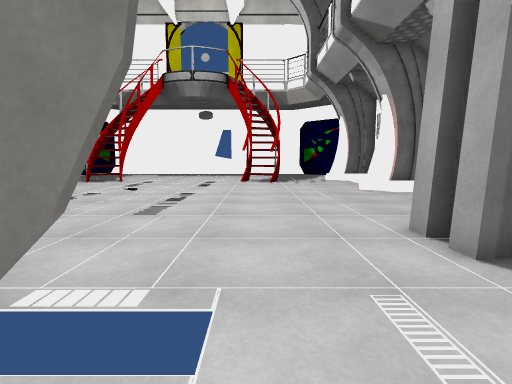
[1] (above)

16 first-person views from a walk through a 3-D level made in the Unity game engine. The camera is 1.2 m above the floor, tilts 6° down and sees 80° across. Doors are open. The floor is counted in squares, 1 m on a side. Each view is taken from the middle of a square. On the plan, view 1 faces up. The plan holds only what a view shows up to about 13 squares ahead; the rest is blank. The place goes on beyond the plan. The player is left out. Surface patterns are stand-ins for the level's own textures.

[2]
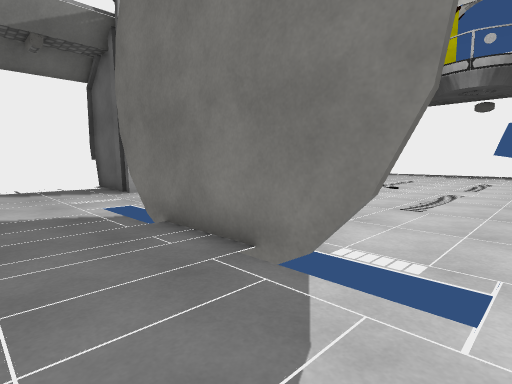

[3]
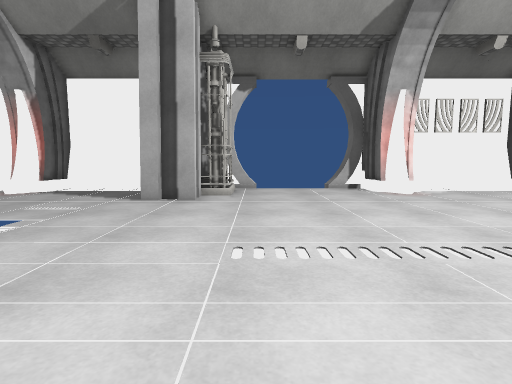

[4]
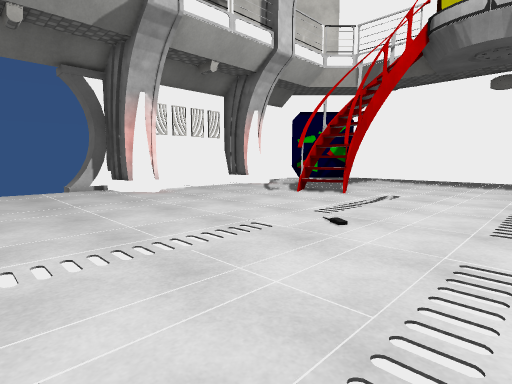

[5]
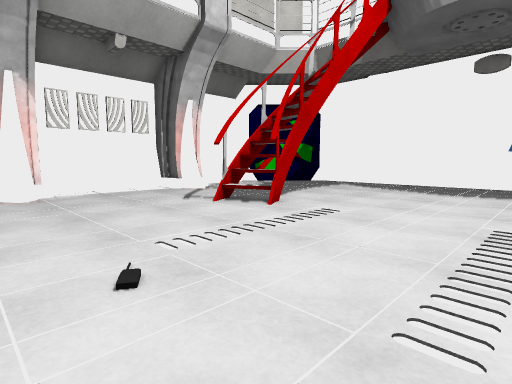

[6]
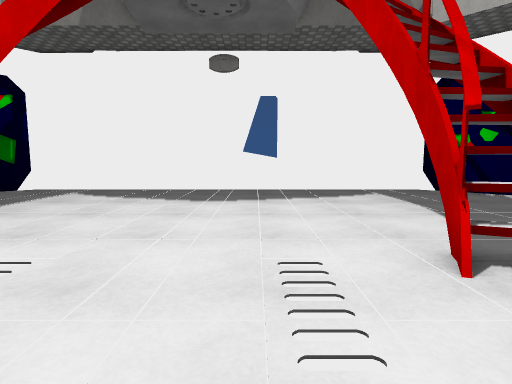

[7]
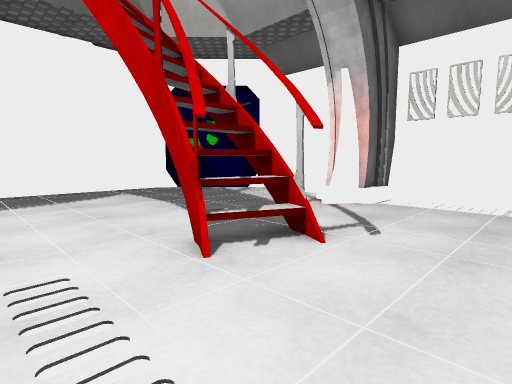

[8]
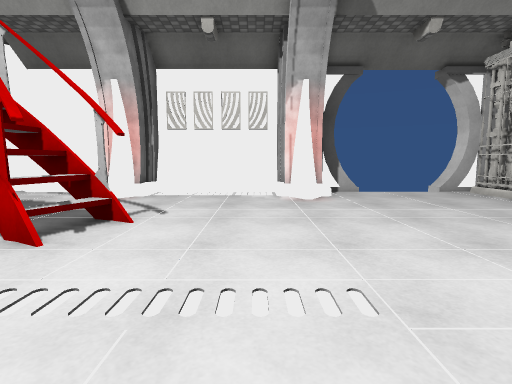

[9]
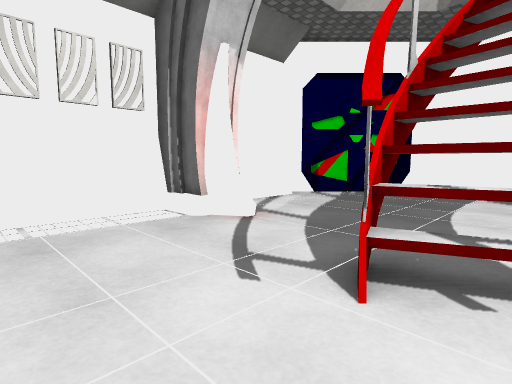

[10]
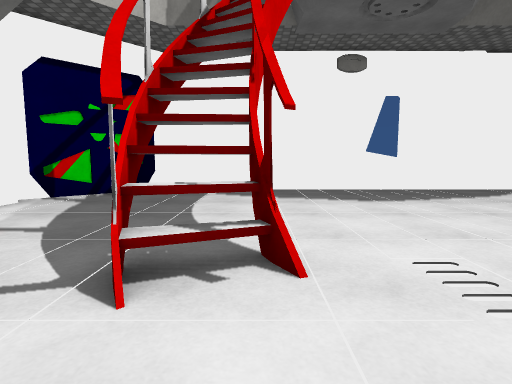

[11]
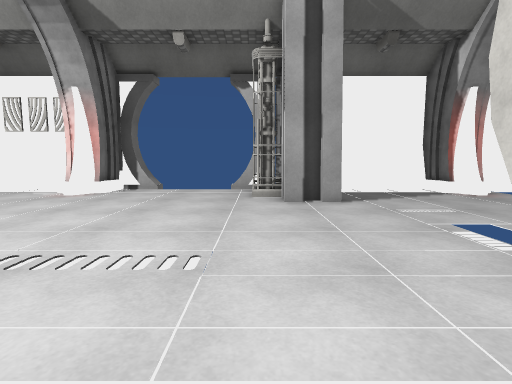

[12]
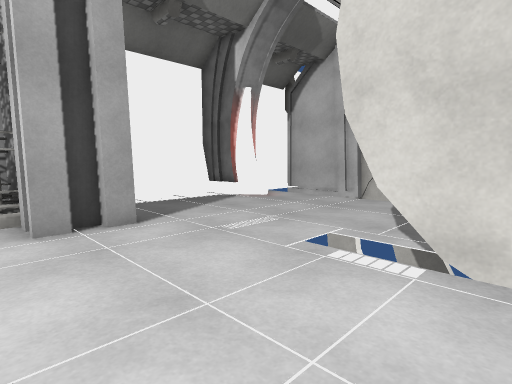

[13]
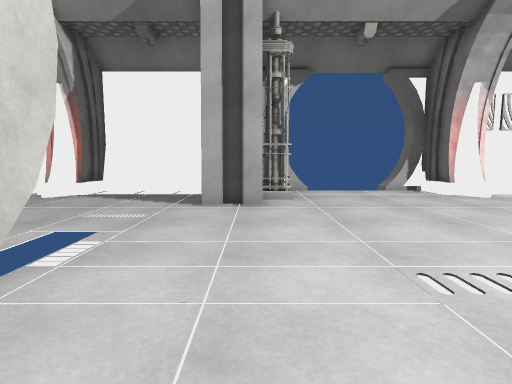

[14]
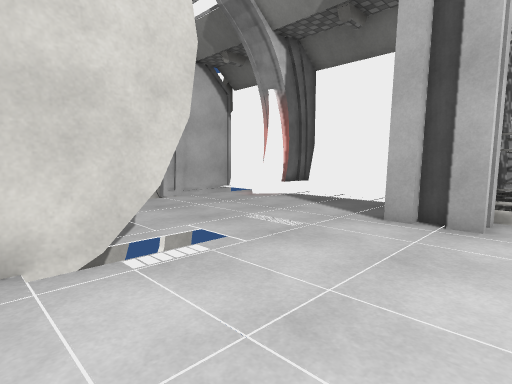

[15]
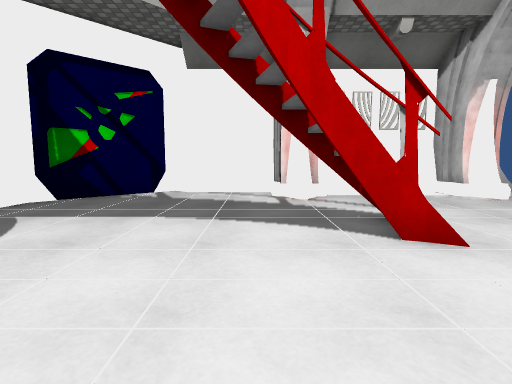

[16]
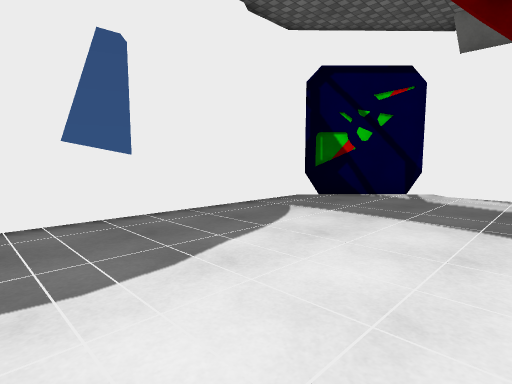

### Floor plan
Key: @ floor where view 1 was taken; # wall or solid block; . floor; D open door; = window, fence, low wall or low ledge; T thing the floor can be seen under or through; O other object.
Columns run from 15 left of view 1 to 7 right of it. Each row starts with its distance up from view 1.
 27    ########DDD####O#
 26   ##....DDDDDD.....##
 25  ##.................##
 24 ##...................
 23 #.....................#
 22 #.....................#
 21 #.....................#
 20 #.....................#
 19 ###..#.........TT..=###
 18 ###..###......TTT...###
 17 #.....#.......=.T.....#
 16 #.....................#
 15 #.....................#
 14 #.....................#
 13 ##..................###
 12 ###.................###
 11 #.....................#
 10  .....................#
  9  .....................
  8  .....................
  7 #.....................#
  6 #OO#...............OOO#
  5 #OO##.............##OO#
  4 #OO##.............#
  3 #....................
  2 #.......TTTTTTT.......#
  1 #.....................#
  0 #..............@......#
 -1 ##...... ...........###
 -2 ###....        ....=##
 -3 #

Positions as (right, up) in squares from view 1, and headings:
1: (0, 0), facing up
2: (0, -1), facing up-left
3: (-2, 7), facing left
4: (-2, 7), facing up-left
5: (-2, 11), facing up-left
6: (-3, 14), facing up
7: (-3, 14), facing up-right
8: (-5, 14), facing right
9: (-8, 14), facing up-left
10: (-8, 14), facing up
11: (-6, 6), facing right
12: (-3, 6), facing down-right
13: (-3, 5), facing left
14: (-5, 6), facing down-left
15: (-5, 20), facing right
16: (-5, 20), facing up-right
